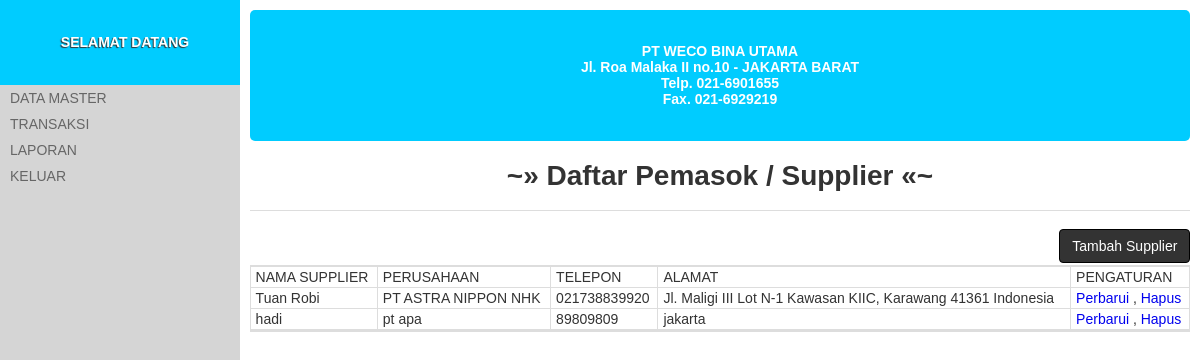
Page /?halaman=supplier (signed in) on the committed database.
### tables this page shows
CREATE TABLE IF NOT EXISTS `supplier` (
  `id_supplier` int(8) NOT NULL,
  `nama_supplier` varchar(50) DEFAULT NULL,
  `nama_perusahaan` varchar(20) DEFAULT NULL,
  `telepon` varchar(15) DEFAULT NULL,
  `alamat` text
);

### sistem/kontroler.php (called while the page is built, shortened)
<?php
require_once TEMA_HALAMAN;

### index.php (called while the page is built, shortened)
<?php
require_once DIREKTORI . 'sistem/kontroler.php';

### app/halaman_supplier.php (the view, shortened to what this page needs)
<h1 class="sub-judul">Daftar Pemasok / Supplier</h1>
<?php if(isset($_GET['tambah']) && $_GET['tambah'] == 1 ):?>
	<?php require_once DIR_APP . 'data_supplier_tambah.php';?>
<?php elseif(isset($_GET['perbarui_id']) && $_GET['perbarui_id'] >= 1 ):?>
	<?php require_once DIR_APP . 'data_supplier_perbarui.php';?>
<?php else:?>
<a href="?halaman=supplier&tambah=1" class="tombol kanan">Tambah Supplier</a>
<table>
	<thead>
		<tr>
			<th>Nama Supplier</th>
			<th>Perusahaan</th>
			<th>Telepon</th>
			<th>Alamat</th>
			<th>Pengaturan</th>
		</tr>
	</thead>
	<tbody>
	<?php
	$Q = mysql_query("SELECT * FROM supplier");
	while($o = mysql_fetch_object($Q)):
	?>
		<tr>
			<td><?php echo $o->nama_supplier;?></td>
			<td><?php echo $o->nama_perusahaan;?></td>
			<td><?php echo $o->telepon;?></td>
			<td><?php echo $o->alamat;?></td>
			<td>
				<a href="?halaman=supplier&perbarui_id=<?php echo $o->id_supplier;?>">Perbarui</a> ,
				<a href="?halaman=supplier&hapus_id=<?php echo $o->id_supplier;?>">Hapus</a>
			</td>
		</tr>
	<?php
	endwhile;
	?>
	</tbody>
</table>
<?php endif;?>

### publik/tema/tema.css (style rules this page uses)
.kanan { text-align:right; }
body { padding:0; margin:0; font-family:'Arial'; font-size:14px; color:#333333; background-color:#d5d5d5; }
a { text-decoration:none; }
.kanan { float:right !important; }
.sub-judul { text-align:center; width:100%; border-bottom:1px solid #dddddd; height:50px; }
table { border-left:1px solid #dddddd; border-top:2px solid #dddddd; border-bottom:2px solid #dddddd; border-spacing:0; width:100%; }
table thead tr th, table tfoot tr th, table tbody tr td { border-right:1px solid #dddddd; border-bottom:1px solid #dddddd; border-spacing:0; padding:2px 5px; vertical-align: top; }
table thead tr th, table tfoot tr th, .navigasi li a { text-transform:uppercase; font-weight:100; }
.tombol { display: inline-block; padding: 6px 12px; margin-bottom: 2px; font-size: 14px; font-weight: normal; line-height: 1.428571429; text-align: center; white-space: nowrap; vertical-align: middle; cursor: pointer; border: 1px solid transparent; border-radius: 4px; -webkit-user-select: none; -moz-user-select: none; -ms-user-select: none; -o-user-select: none; user-select: none; color: #ffffff; background-color: #333333; border-color: #000000; }

### rows in the picture
supplier: nama_supplier "Tuan Robi", nama_perusahaan "PT ASTRA NIPPON NHK", telepon "021738839920", alamat "Jl. Maligi III Lot N-1 Kawasan KIIC, Karawang 41361 Indonesia"
supplier: nama_supplier "hadi", nama_perusahaan "pt apa", telepon "89809809", alamat "jakarta"
